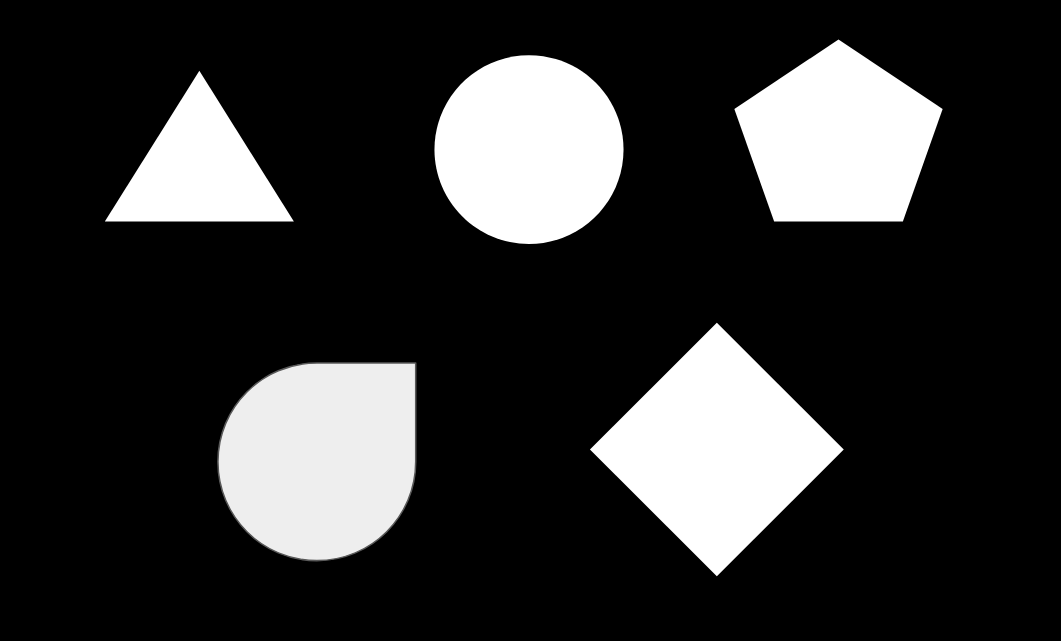
#> input picture DATA/five_shapes.PNG, 1061 x 641 px
$ jupyter execute Contours.ipynb   (older library calls are emulated)
#> lines starting #> are read from the running program, lines starting #| are printed output that depends on the picture; after the words box and inside, x2 and y2 are one past the last pixel; in counts of white or black regions, pixels touching at a corner belong together
# Contours

Continuous curves having same color or intensity

## Uses
Object detection
<br />
Shape analysis
<br />
Object recognition

image, contours, hierarchy = cv2.findContours(source image, contour retrieval mode, contour approximation method)

Output_image = cv2.drawContours(source_ image, contours, index of contours (-1 for all contours), color, thickness)

[cell 1]
import cv2

img = cv2.imread('../DATA/five_shapes.PNG')
#> img is the input picture: shape (641, 1061, 3); min 0, max 255, mean 49.2

cv2.imshow('Image Input', img)
cv2.waitKey(0)

gray = cv2.cvtColor(img, cv2.COLOR_BGR2GRAY)

cv2.imshow('Gray', gray)
cv2.waitKey(0)


edged = cv2.Canny(gray, 30, 200)
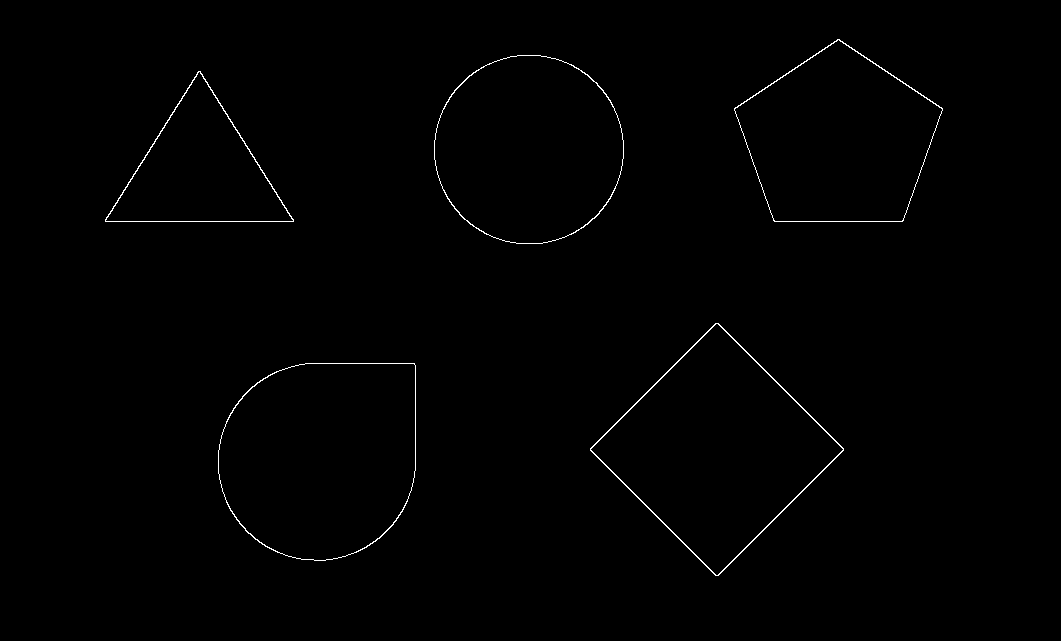
#> edged: shape (641, 1061); 0.56% white in thin lines or dots, all inside (x1, y1, x2, y2) = (105, 39, 943, 576)

cv2.imshow('Canny Edges', edged)
cv2.waitKey(0)

image, contours, hierarchy = cv2.findContours(edged, cv2.RETR_EXTERNAL, cv2.CHAIN_APPROX_NONE)
#> contours = 5 contours; box (x1, y1, x2, y2) and area: (218, 363, 416, 561) 32584, (590, 323, 844, 576) 32506, (434, 55, 624, 244) 28074, (734, 39, 943, 222) 26273, (105, 71, 294, 222) 14346

cv2.imshow('Contours',image)
cv2.waitKey(0)

print(contours)
#> (printed output is left out)
print("Number of Contours found = " + str(len(contours)))

segmentation = cv2.drawContours(img, contours, -1, (255, 0, 0), 5)
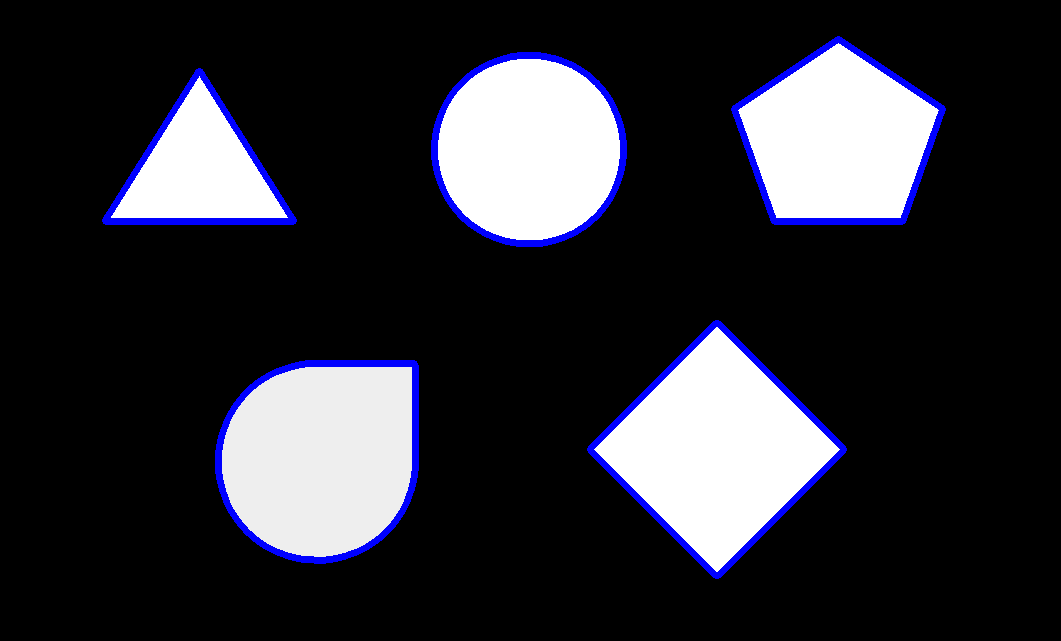
#> segmentation: shape (641, 1061, 3); mean B, G, R 53.3, 45.6, 45.6

cv2.imshow('Contours', segmentation)
cv2.waitKey(0)

cv2.destroyAllWindows()

## image, contours, hierarchy = cv2.findContours(source image, contour retrieval mode, contour approximation method)
<br />
<br />
contour retrieval mode
<br />
RETR_LIST - retrives all contours
<br />
RETR_EXTERNAL - retrives outer contours
<br />
CV_RETR_CCOMP - retrives 2-level hierarchical contours
<br />
RETR_TREE - retrives all in tree format
<br />
<br />
contor approximation method
<br />
CHAIN_APPROX_NONE - stores all bounding points
<br />
CHAIN_APPROX_SIMPLE - stores only start-end bounding points (an up-right rectangular contour is encoded with 4 points)

[cell 2]
import cv2

img = cv2.imread('../DATA/internal_external.png')
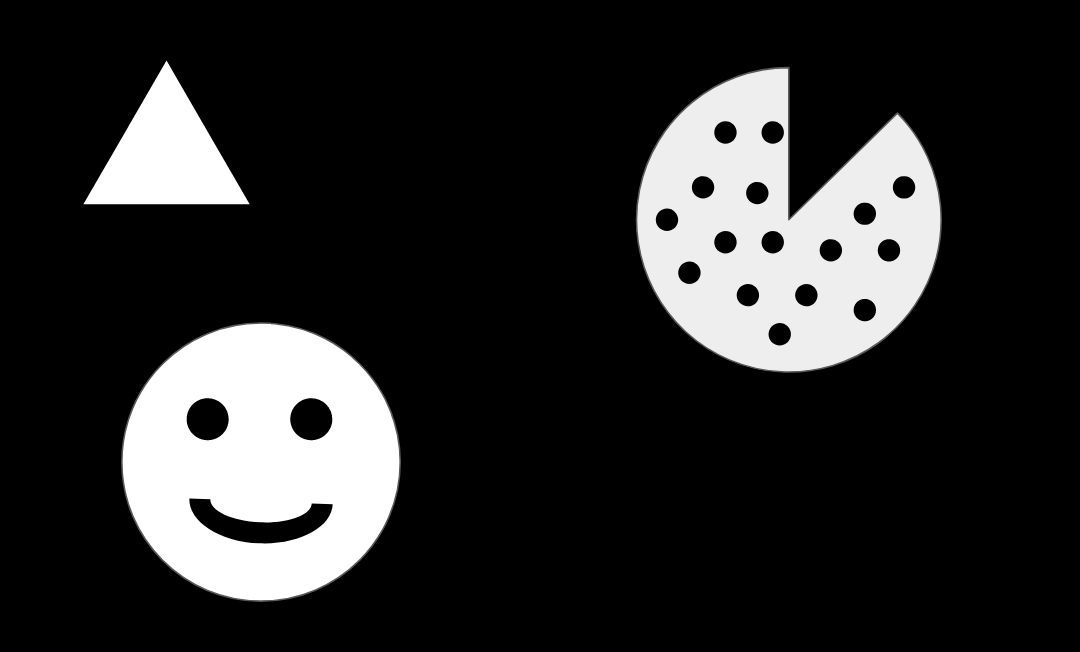
#> input picture DATA/internal_external.png, 1080 x 652 px
#> img is the input picture: shape (652, 1080, 3); min 0, max 255, mean 43.4

cv2.imshow('Image Input', img)
cv2.waitKey(0)

gray = cv2.cvtColor(img, cv2.COLOR_BGR2GRAY)
#> gray: shape (652, 1080)

cv2.imshow('Gray', gray)
cv2.waitKey(0)


edged = cv2.Canny(gray, 30, 200)
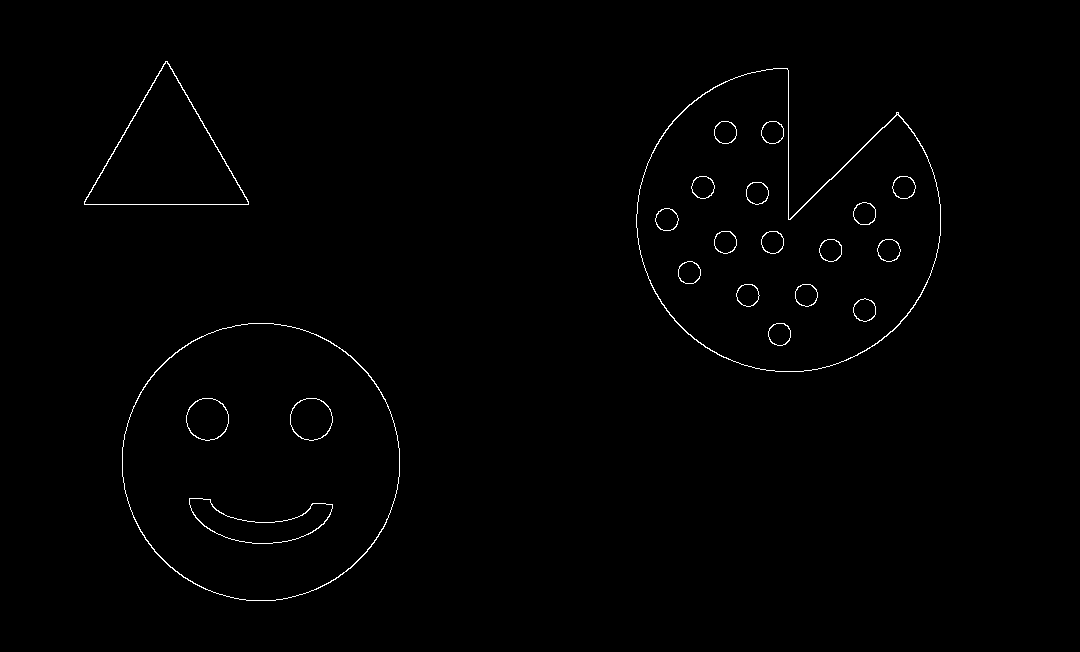
#> edged: shape (652, 1080); 0.7% white in thin lines or dots, all inside (x1, y1, x2, y2) = (84, 61, 941, 601)

cv2.imshow('Canny Edges', edged)
cv2.waitKey(0)

image, contours, hierarchy = cv2.findContours(edged, cv2.RETR_LIST , cv2.CHAIN_APPROX_SIMPLE)
#> contours = 45 contours, 1 with area under 20; largest, box (x1, y1, x2, y2) and area: (636, 68, 941, 372) 63240, (636, 68, 941, 372) 62914, (122, 323, 400, 601) 60404, (122, 323, 400, 601) 60177, (84, 61, 249, 205) 12070

cv2.imshow('Contours',image)
cv2.waitKey(0)

print(contours)
print("Number of Contours found = " + str(len(contours)))

segmentation = cv2.drawContours(img, contours, -1, (255, 0, 0), 2)
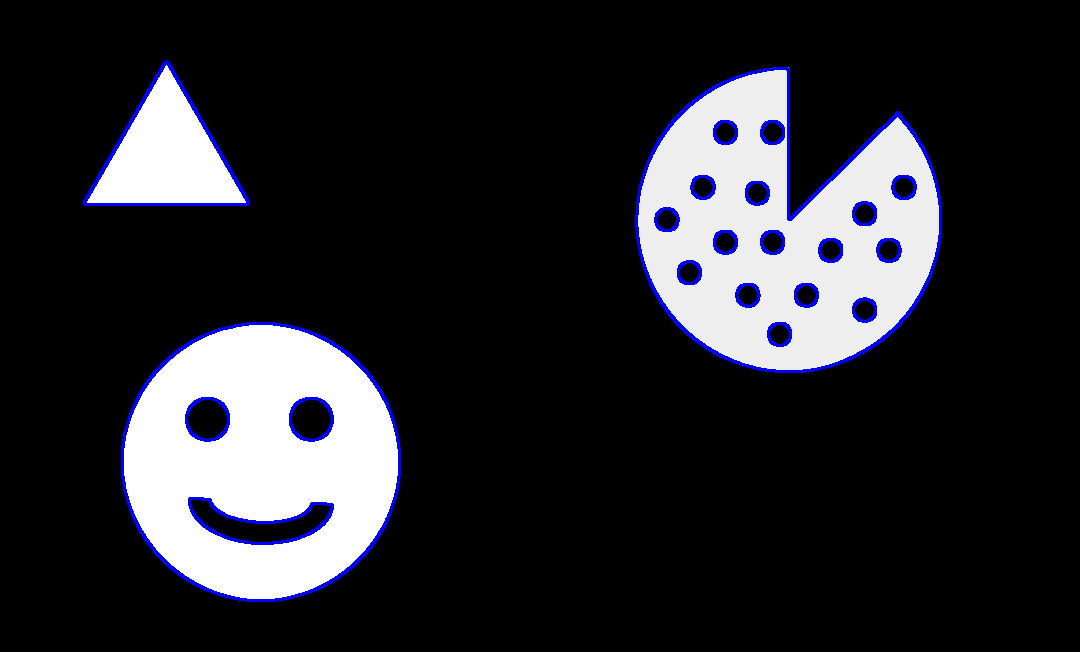
#> segmentation: shape (652, 1080, 3); mean B, G, R 46.1, 40.5, 40.5

cv2.imshow('Contours', segmentation)
cv2.waitKey(0)

cv2.destroyAllWindows()
